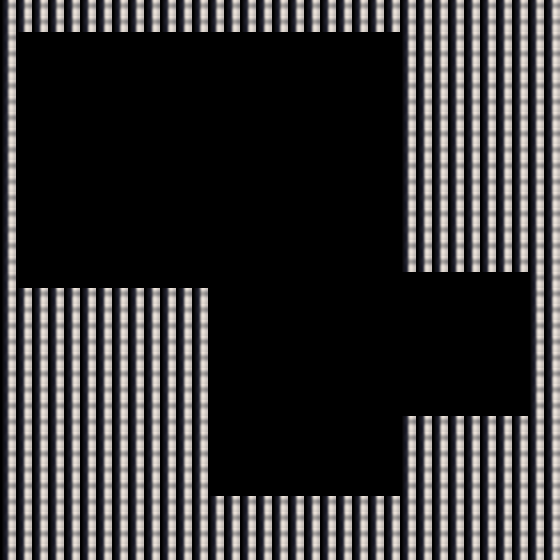

A 2D game scene composited from a Tiled map and its tileset images. What follows is a short description and the map's XML, with each tile layer's data collapsed to a summary:
An orthogonal 35x35 tile map with 16x16 px tiles, 2 tile layers (paredes, suelo).

<map version="1.5" tiledversion="1.7.2" orientation="orthogonal" renderorder="right-down" width="35" height="35" tilewidth="16" tileheight="16" infinite="0" nextlayerid="3" nextobjectid="1">
 <tileset firstgid="1" name="dungeon_" tilewidth="16" tileheight="16" tilecount="4480" columns="56">
  <image source="dungeon_.png" width="896" height="1280" />
 </tileset>
 <layer id="1" name="paredes" width="35" height="35">
  <data>[1225 cells, 731 non-empty, 4 distinct tile ids]</data>
 </layer>
 <layer id="2" name="suelo" width="35" height="35">
  <data>[1225 cells, 501 non-empty, 2 distinct tile ids]</data>
 </layer>
</map>
